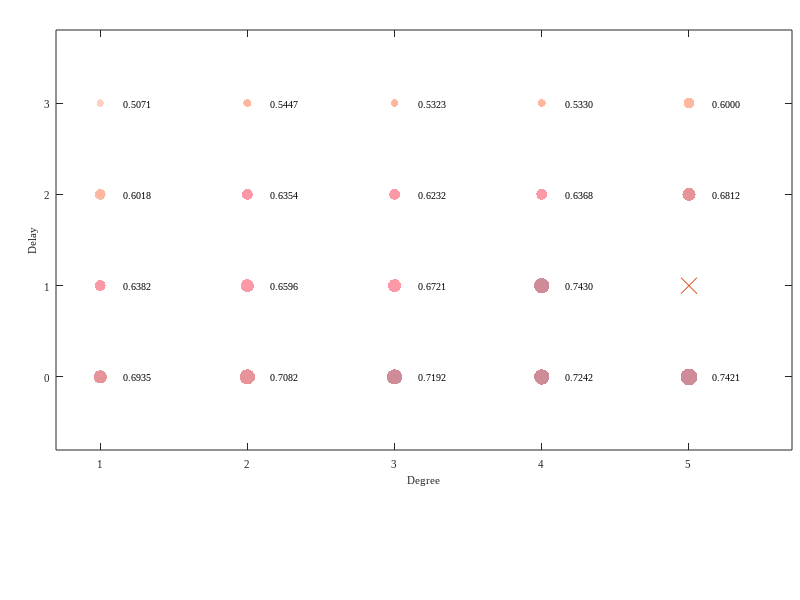

Reproduce this figure in MATLAB.
%---------------------------------------------------------------------%
%--- Supplementary results for the control error of the soft robot ---%
%---------------------------------------------------------------------%
yy = [0, 0, 0, 0, 0, 1, 1, 1, 1, 2, 2, 2, 2, 2, 3, 3, 3, 3, 3];
xx = [1, 2, 3, 4, 5, 1, 2, 3, 4, 1, 2, 3, 4, 5, 1, 2, 3, 4, 5];
sz =[0.62, 0.8, 0.81, 0.82, 1, 0.42, 0.6, 0.6, 0.83, 0.4, 0.42, 0.41, 0.42, 0.61, 0.2, 0.23, 0.21, 0.22, 0.4];
ssz = [0.6935, 0.7082, 0.7192, 0.7242, 0.7421, 0.6382, 0.6596, 0.6721, 0.7430, 0.6018, 0.6354, 0.6232,...
    0.6368, 0.6812, 0.5071, 0.5447, 0.5323, 0.533, 0.6000];
szz = num2str(ssz', '%.4f\n');
sz =  150 * sz;
yy1 = 1;
xx1 = 5;
sz1 = 300 * 0.446303279;
ssz1 = 0.446;
szz1 = num2str(ssz1');

figureUnits = 'centimeters';
fig = figure;
set(gcf, 'unit', 'centimeters', 'position', [8, 6, 8, 3])
set(gca, 'Fontsize', 8, 'FontName', 'Times New Roman', 'position', [0.07, 0.25, 0.92, 0.7]);
hold on

map = [255 186 163
       255 154 118
       249 109 128
       220 100 110
       187  89 107]/255;
colormap(map);
aa = num2str([1; 2],'%.4f\n');

scatter(xx, yy, sz, sz, 'filled', 'MarkerFaceAlpha', 0.7)
hXLabel = xlabel('Degree');
hYLabel = ylabel('Delay');
scatter(xx1, yy1, sz1, 'x', 'MarkerFaceAlpha', 0.7)
text(xx + 0.16, yy , szz, 'FontSize', 7, 'FontName', 'Times New Roman');

set(gca, 'Box', 'on', ...                                        
         'XGrid', 'off', 'YGrid', 'off', ...                     
         'XMinorTick', 'off', 'YMinorTick', 'off', ...          
         'XTick', 1 : 1 : 5,...                                    
         'XLim', [0.7 5.7],...
         'YTick', 0 : 1: 3,...
         'YLim', [-0.8 3.8])

set(gca, 'FontName', 'Times New Roman')
set([hXLabel, hYLabel], 'FontName', 'Times New Roman')
set(gca, 'FontSize', 8, 'FontName', 'Times New Roman')
set([hXLabel, hYLabel], 'FontSize', 8, 'FontName', 'Times New Roman')
set(gcf, 'Color', [1 1 1])
